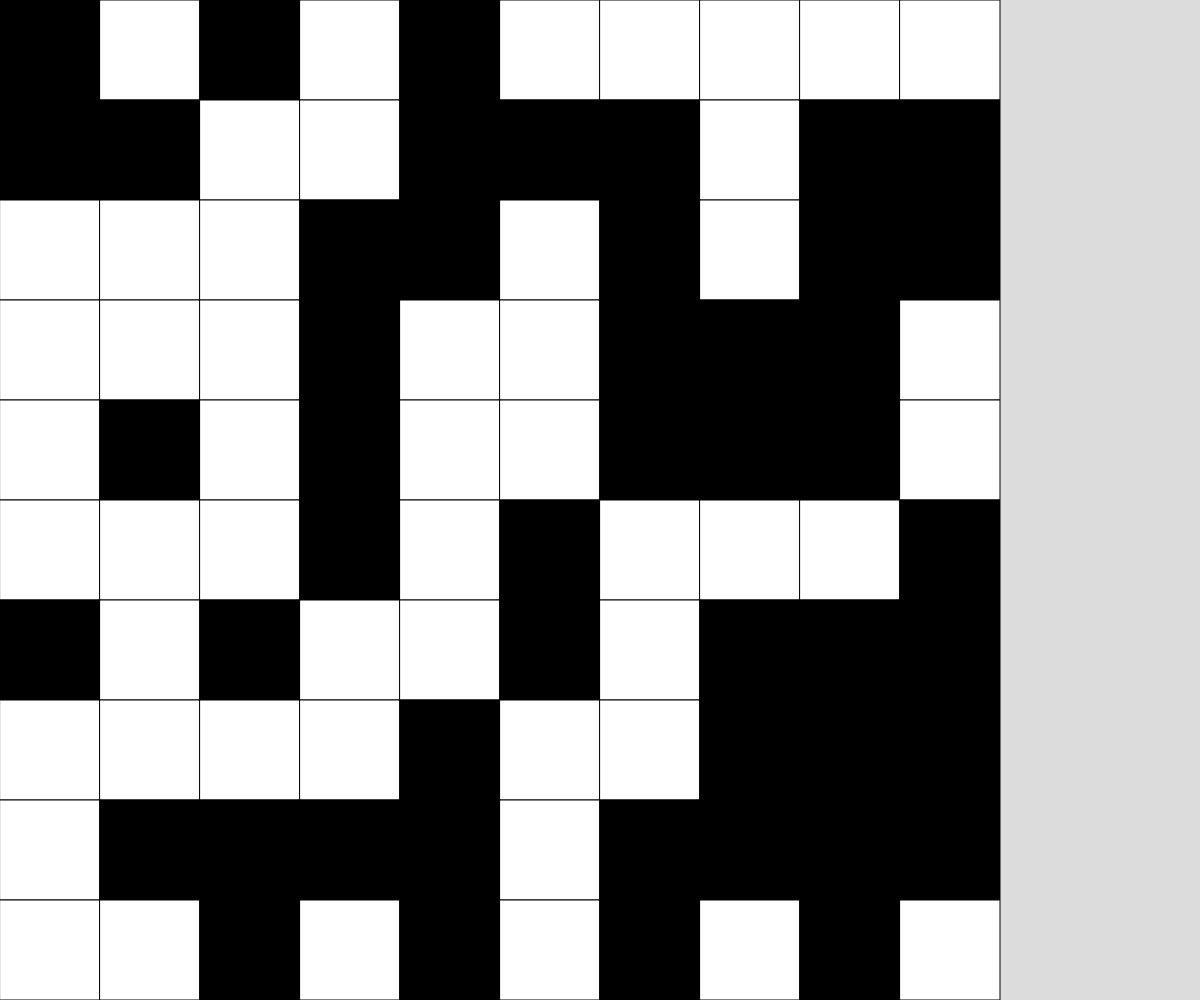
Frame 1 (no input)
Frame 60 (no input): identical to frame 1, image omitted
Frame 120 (the mouse pressed at the canvas centre since frame 60): identical to frame 1, image omitted

The p5.js sketch that drew this single still picture (run headless with seeded random() and noise() and a simulated clock; from frame 60 on, the mouse is pressed at the canvas centre):

// p5.js sketch
// ── sketch.js
// Project Title
// Your Name
// Date
//
// Extra for Experts:
// - describe what you did to take this project "above and beyond"

//if you are hard-coding a level, I'd use something like this
// let grid = [[1, 0, 0, 1],
//             [0, 1, 0, 1],
//             [0, 0, 0, 1],
//             [1, 1, 0, 1],
//             [1, 0, 1, 1],
//             [0, 0, 0, 1],
//             [0, 0, 1, 1],
//             [1, 0, 0, 0]
//           ];

//if randomizing the grid, do this:
let grid;
let cellSize;
const GRID_SIZE = 10;

function setup() {
  createCanvas(windowWidth, windowHeight);
  //this is dumb - should check if this is the right size
  grid = generateRandomGrid(GRID_SIZE, GRID_SIZE);
  cellSize= height/grid.length;
}

function draw() {
  background(220);
  displayGrid();
}

function keyPressed() {
  if (key === "r") {
    grid = generateRandomGrid(GRID_SIZE, GRID_SIZE);
  }
}

function displayGrid() {
  for (let y = 0; y < grid.length; y++) {
    for (let x = 0; x < grid[y].length; x++) {
      if (grid[y][x] ===1){
        fill("black");
      }
      else {
        fill("white");
      }
      square(x * cellSize, y * cellSize, cellSize);
    }
  }
}

function generateRandomGrid(cols, rows) {
  let emptyArray = [];
  for (let y = 0; y < rows; y++) {
    emptyArray.push([]);
    for (let x = 0; x < cols; x++) {
      if (random(100) < 50) { //half is 1, half is 0
        emptyArray[y].push(0);
      }
      else{
        emptyArray[y].push(1);
      }
    }
  }
  return emptyArray;
}

function mousePressed() {
  
}
